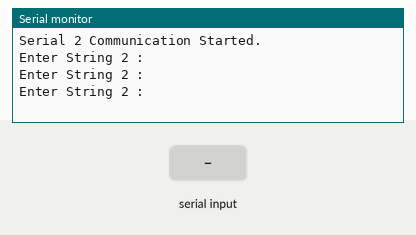
This sketch was run on a simulated ESP8266 (NodeMCU). On the bench: the last lines printed to the serial monitor. Inputs (shaded band) come from the test bench.

Above: at 2.8 s.
2.9 s: "90,45\n" received over the second serial link
At 3.3 s:
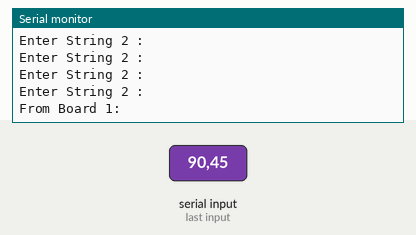
5.5 s: "5\n" received over the second serial link
At 7.7 s:
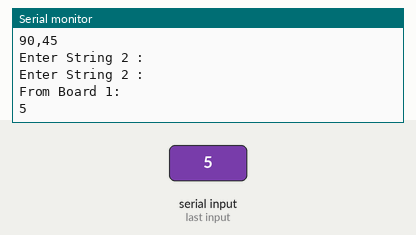

The sketch:

nodemcuCommunication.ino
```cpp
// C++ code
//
#include <SoftwareSerial.h>

SoftwareSerial mySerial=SoftwareSerial(D7, D6);

void setup()
{
  Serial.begin(9600);
  mySerial.begin(9600);
  Serial.println("Serial 2 Communication Started.");
}

void loop()
{
  Serial.println("Enter String 2 : ");
  if(Serial.available()>0){
  	String readData = Serial.readString();
    int Data = readData.toInt();
    mySerial.println(readData);
  }
  if(mySerial.available() > 0){
  	Serial.println("From Board 1:");
    String readData1 = mySerial.readString();
    Serial.println(readData1);
  }
  delay(1000);
}
```

Measured:
- after the input at 2.9 s, the serial monitor: prints a new line after 0.10 s (image 1)
- after the input at 5.5 s, the serial monitor: prints a new line after 1.5 s (image 2)
